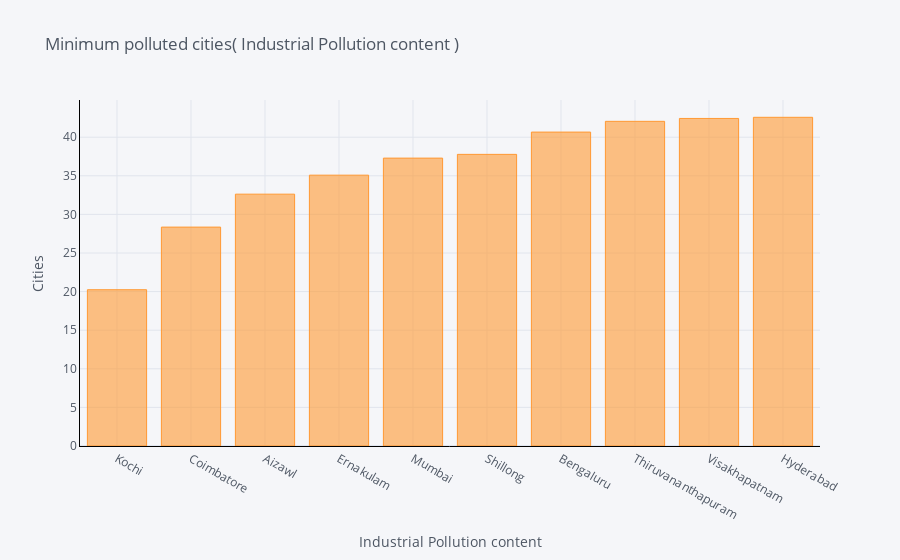

Write notebook code for a chart like this one.
### Code cell
def min_bar_plot(var):
    x1 = df[['City',var]].groupby(["City"]).mean().sort_values(by = var,
    ascending = True).head(10).iplot(kind='bar', yTitle='Cities',xTitle=var ,linecolor='black',title='{2} {1} {0}'.format(")",var,' Minimum polluted cities('))
p1 = min_bar_plot('Industrial Pollution content')
p2 = min_bar_plot('Vehicular Pollution content')

### Figure 1 — Plotly figure (JSON) as saved in the notebook; plotly's stock layout.template omitted (floating-point values rounded to 4 significant figures)
{"data": [{"marker": {"color": "rgba(255, 153, 51, 0.6)", "line": {"color": "rgba(255, 153, 51, 1.0)", "width": 1}}, "name": "Industrial Pollution content", "orientation": "v", "text": "", "type": "bar", "x": ["Kochi", "Coimbatore", "Aizawl", "Ernakulam", "Mumbai", "Shillong", "Bengaluru", "Thiruvananthapuram", "Visakhapatnam", "Hyderabad"], "y": [20.24, 28.36, 32.62, 35.08, 37.29, 37.78, 40.66, 42.05, 42.43, 42.58]}], "layout": {"legend": {"bgcolor": "#F5F6F9", "font": {"color": "#4D5663"}}, "paper_bgcolor": "#F5F6F9", "plot_bgcolor": "#F5F6F9", "title": {"font": {"color": "#4D5663"}, "text": " Minimum polluted cities( Industrial Pollution content )"}, "xaxis": {"gridcolor": "#E1E5ED", "linecolor": "black", "showgrid": true, "tickfont": {"color": "#4D5663"}, "title": {"font": {"color": "#4D5663"}, "text": "Industrial Pollution content"}, "zerolinecolor": "#E1E5ED"}, "yaxis": {"gridcolor": "#E1E5ED", "linecolor": "black", "showgrid": true, "tickfont": {"color": "#4D5663"}, "title": {"font": {"color": "#4D5663"}, "text": "Cities"}, "zerolinecolor": "#E1E5ED"}}}
